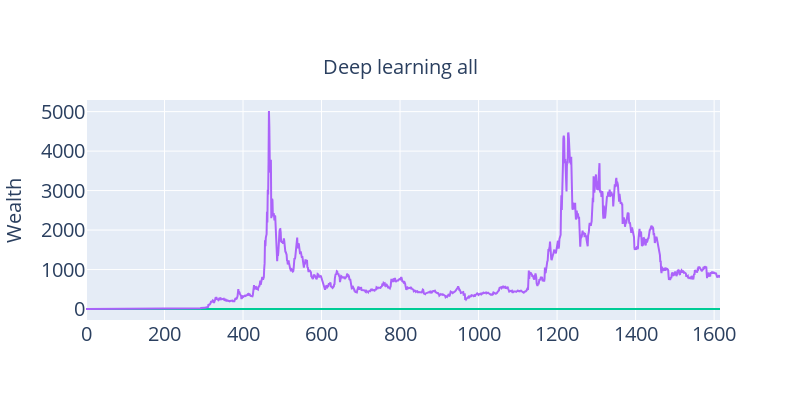

Source (notebook cell):
### Code cell
fig = go.Figure()

fig.add_trace(go.Scatter(y=wealth_df["Indices equal"], mode = "lines"))
fig.add_trace(go.Scatter(y=wealth_df["S&P100"], mode = "lines"))
fig.add_trace(go.Scatter(y=wealth_df["MaxRetTra"], mode = "lines"))
fig.add_trace(go.Scatter(y=wealth_df["DeepLearningAll"], mode = "lines"))


fig.update_xaxes(tickfont = dict(size=20))

fig.update_yaxes(title_text = "Wealth",
                title_font = dict(size=20),
                tickfont = dict(size=20)
                 )

fig.update_layout(title=dict(text="Deep learning all", x=0.5, y=0.85, font=dict(size=20)),
                  showlegend=False,
                  width=800, height=400,
                  )

fig.show()

### Figure 1 — Plotly figure (JSON) as saved in the notebook; plotly's stock layout.template omitted (floating-point values rounded to 4 significant figures; data arrays with more than 128 entries replaced by an {"elided": "..."} marker saying what was removed)
{"data": [{"mode": "lines", "type": "scatter", "y": {"elided": "1616 float values"}}, {"mode": "lines", "type": "scatter", "y": {"elided": "1616 float values"}}, {"mode": "lines", "type": "scatter", "y": {"elided": "1616 float values"}}, {"mode": "lines", "type": "scatter", "y": {"elided": "1616 float values"}}], "layout": {"height": 400, "showlegend": false, "title": {"font": {"size": 20}, "text": "Deep learning all", "x": 0.5, "y": 0.85}, "width": 800, "xaxis": {"tickfont": {"size": 20}}, "yaxis": {"tickfont": {"size": 20}, "title": {"font": {"size": 20}, "text": "Wealth"}}}}
